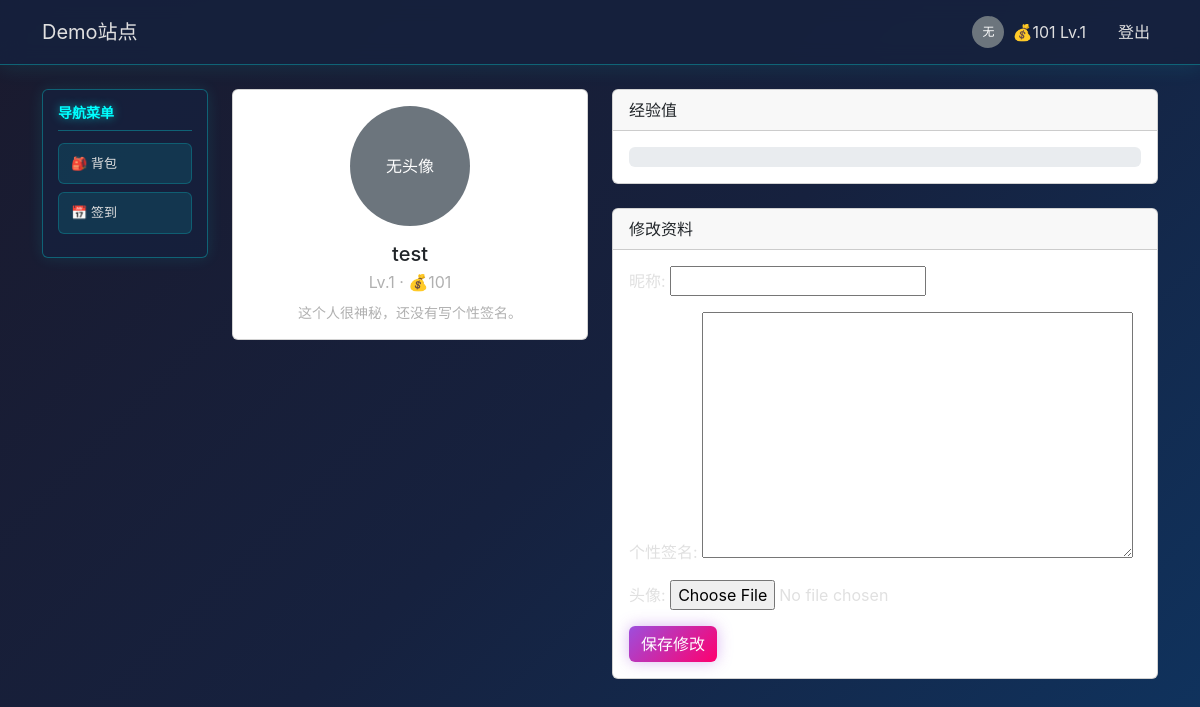
Page /profile/ (signed in) on the committed database.
### web/models.py (models this page shows, shortened)
class UserProfile(models.Model):
    user = models.OneToOneField(User, on_delete=models.CASCADE, related_name="profile")
    avatar = models.ImageField(upload_to="avatars/", blank=True, null=True, verbose_name="头像")
    nickname = models.CharField(max_length=50, blank=True, verbose_name="昵称")
    coins = models.IntegerField(default=100, verbose_name="游戏币")
    level = models.IntegerField(default=1, verbose_name="等级")
    experience = models.IntegerField(default=0, verbose_name="经验值")
    last_checkin = models.DateField(null=True, blank=True, verbose_name="上次签到日期")
    bio = models.TextField(blank=True, verbose_name="个性签名")
    class Meta:
        verbose_name = "用户档案"
        verbose_name_plural = "用户档案"

### web/views.py (the view)
# urls.py: path("profile/", views.profile_view, name="profile"),
@login_required
def profile_view(request):
    try:
        profile = UserProfile.objects.get(user=request.user)
    except UserProfile.DoesNotExist:
        profile = UserProfile.objects.create(user=request.user)
    if request.method == "POST":
        form = ProfileForm(request.POST, request.FILES, instance=profile)
        if form.is_valid():
            form.save()
    else:
        form = ProfileForm(instance=profile)
    exp_for_next_level = 100
    exp_in_current_level = profile.experience % exp_for_next_level
    exp_percent = max(
        0,
        min(100, int(exp_in_current_level / exp_for_next_level * 100)),
    )
    context = {
        "profile": profile,
        "form": form,
        "exp_percent": exp_percent,
    }
    return render(request, "web/profile.html", context)

### web/forms.py
class ProfileForm(forms.ModelForm):
    class Meta:
        model = UserProfile
        fields = ["nickname", "bio", "avatar"]

### web/templates/web/profile.html (shortened to what this page needs)
{% extends "web/base.html" %}
{% load static %}
{% block content %}
  <div class="row">
    <div class="col-md-2 mb-4">
      <div class="card profile-sidebar">
        <div class="card-body">
          <h6 class="card-title sidebar-title">
            导航菜单
          </h6>
          <ul class="list-unstyled mb-0">
            <li class="mb-2">
              <a href="{% url 'web:inventory' %}" class="sidebar-link">
                🎒 背包
              </a>
            </li>
            <li class="mb-2">
              <a href="{% url 'web:daily_checkin' %}" class="sidebar-link">
                📅 签到
              </a>
            </li>
          </ul>
        </div>
      </div>
    </div>
    <div class="col-md-4 text-center mb-4">
      <div class="card">
        <div class="card-body">
          <div class="mb-3">
            {% if profile.avatar %}
              <img
                src="{{ profile.avatar.url }}"
                alt="头像"
                class="rounded-circle"
                style="width: 120px; height: 120px; object-fit: cover;"
              >
            {% else %}
              <div
                class="rounded-circle bg-secondary text-white d-inline-flex align-items-center justify-content-center"
                style="width: 120px; height: 120px;"
              >
                无头像
              </div>
            {% endif %}
          </div>
          <h5 class="card-title mb-1">
            {{ profile.nickname|default:request.user.username }}
          </h5>
          <p class="text-muted mb-2">
            Lv.{{ profile.level }} · 💰{{ profile.coins }}
          </p>
          <p class="small text-muted mb-0">
            {{ profile.bio|default:"这个人很神秘，还没有写个性签名。" }}
          </p>
        </div>
      </div>
    </div>
    <div class="col-md-6">
      <div class="card mb-4">
        <div class="card-header">
          经验值
        </div>
        <div class="card-body">
          <div class="progress" style="height: 20px;">
          </div>
        </div>
      </div>
      <div class="card">
        <div class="card-header">
          修改资料
        </div>
        <div class="card-body">
          <form method="post" enctype="multipart/form-data">
            {{ form.as_p }}
            <button type="submit" class="btn btn-primary">保存修改</button>
          </form>
        </div>
      </div>
    </div>
  </div>
{% endblock %}

### web/templates/web/base.html (shortened to what this page needs)
<!doctype html>
<html lang="zh-CN">
  <head>
    <link
      href="https://cdn.jsdelivr.net/npm/bootstrap@5.3.3/dist/css/bootstrap.min.css"
      rel="stylesheet"
    >
  </head>
  <body>
    <nav class="navbar navbar-expand-lg navbar-dark mb-4">
      <div class="container">
        <a class="navbar-brand" href="{% url 'web:index' %}">Demo站点</a>
        <div class="collapse navbar-collapse">
          <ul class="navbar-nav ms-auto align-items-center">
            {% if user.is_authenticated %}
              <li class="nav-item me-3">
                <span class="nav-link d-flex align-items-center" style="cursor: default;">
                  {% with profile=user.profile %}
                    {% if profile.avatar %}
                      <img
                        src="{{ profile.avatar.url }}"
                        alt="头像"
                        class="rounded-circle me-2"
                        style="width: 32px; height: 32px; object-fit: cover;"
                      >
                    {% else %}
                      <span
                        class="rounded-circle bg-secondary text-white d-inline-flex align-items-center justify-content-center me-2"
                        style="width: 32px; height: 32px; font-size: 0.75rem;"
                      >
                        无
                      </span>
                    {% endif %}
                    <span>
                      💰{{ profile.coins }} Lv.{{ profile.level }}
                    </span>
                  {% endwith %}
                </span>
              </li>
              <li class="nav-item">
                <a class="nav-link" href="{% url 'web:logout' %}">登出</a>
              </li>
            {% endif %}
          </ul>
        </div>
      </div>
    </nav>
    <main class="container">
      {% block content %}{% endblock %}
    </main>
  </body>
</html>

### web/templates/web/base.html (style rules this page uses)
:root { --bg-primary: #1a1a2e; --bg-secondary: #16213e; --bg-card: #16213e; --text-primary: #e0e0e0; --text-secondary: #b0b0b0; --neon-cyan: #00ffff; --neon-purple: #9d4edd; --neon-pink: #ff006e; --border-glow: rgba(0, 255, 255, 0.3); }
body { background: linear-gradient(135deg, #1a1a2e 0%, #16213e 50%, #0f3460 100%); background-attachment: fixed; color: var(--text-primary); min-height: 100vh; font-family: -apple-system, BlinkMacSystemFont, 'Segoe UI', 'Microsoft YaHei', sans-serif; }
.navbar { background: rgba(22, 33, 62, 0.85) !important; backdrop-filter: blur(10px); border-bottom: 1px solid var(--border-glow); box-shadow: 0 2px 20px rgba(0, 255, 255, 0.1); }
.navbar-brand, .nav-link { color: var(--text-primary) !important; transition: all 0.3s ease; }
h1, h2, h3, h4, h5, h6 { color: var(--text-primary); }
p, span, div, a { color: var(--text-primary); }
.text-muted { color: var(--text-secondary) !important; }
.container { background: transparent; }
.btn-primary { background: linear-gradient(135deg, var(--neon-purple), var(--neon-pink)); border: none; box-shadow: 0 0 15px rgba(157, 78, 221, 0.4); transition: all 0.3s ease; }

### web/templates/web/profile.html (style rules this page uses)
.profile-sidebar { background: rgba(22, 33, 62, 0.8) !important; border: 1px solid rgba(0, 255, 255, 0.3) !important; box-shadow: 0 0 15px rgba(0, 255, 255, 0.1); }
.profile-sidebar .card-body { padding: 15px !important; }
.sidebar-title { color: var(--neon-cyan) !important; border-bottom: 1px solid rgba(0, 255, 255, 0.3); padding-bottom: 8px; margin-bottom: 12px; font-weight: bold; font-size: 14px; text-shadow: 0 0 10px rgba(0, 255, 255, 0.5); }
.sidebar-link { display: block; padding: 10px 12px; border-radius: 6px; text-decoration: none; color: var(--text-primary) !important; background: rgba(0, 255, 255, 0.1); border: 1px solid rgba(0, 255, 255, 0.2); transition: all 0.3s ease; font-size: 13px; }

### rows in the picture
UserProfile: coins "101", level "1", nickname "test", bio "这个人很神秘，还没有写个性签名。"
